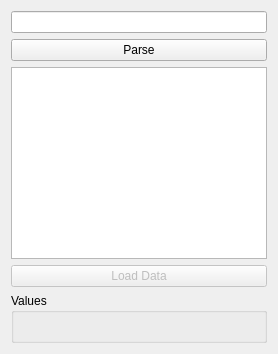
              <widget class="QWidget" name="tab_2">
               <attribute name="title">
                <string>Data</string>
               </attribute>
               <layout class="QVBoxLayout" name="verticalLayout_4">
                <item>
                 <widget class="QLineEdit" name="FormActionsPostEditSurface">
                  <property name="enabled">
                   <bool>true</bool>
                  </property>
                  <property name="readOnly">
                   <bool>true</bool>
                  </property>
                 </widget>
                </item>
                <item>
                 <widget class="QPushButton" name="FormActionsPostButSurfaceParse">
                  <property name="text">
                   <string>Parse</string>
                  </property>
                 </widget>
                </item>
                <item>
                 <widget class="QTreeWidget" name="FormActionsPostTreeSurface">
                  <attribute name="headerVisible">
                   <bool>false</bool>
                  </attribute>
                  <column>
                   <property name="text">
                    <string notr="true">1</string>
                   </property>
                  </column>
                 </widget>
                </item>
                <item>
                 <widget class="QPushButton" name="FormActionsPostButSurfaceLoadData">
                  <property name="enabled">
                   <bool>false</bool>
                  </property>
                  <property name="text">
                   <string>Load Data</string>
                  </property>
                 </widget>
                </item>
                <item>
                 <widget class="QGroupBox" name="groupBox_6">
                  <property name="minimumSize">
                   <size>
                    <width>0</width>
                    <height>50</height>
                   </size>
                  </property>
                  <property name="title">
                   <string>Values</string>
                  </property>
                  <widget class="QLabel" name="FormActionsPostLabelSurfaceMin">
                   <property name="geometry">
                    <rect>
                     <x>0</x>
                     <y>20</y>
                     <width>151</width>
                     <height>16</height>
                    </rect>
                   </property>
                   <property name="text">
                    <string/>
                   </property>
                  </widget>
                  <widget class="QLabel" name="FormActionsPostLabelSurfaceMax">
                   <property name="geometry">
                    <rect>
                     <x>160</x>
                     <y>20</y>
                     <width>151</width>
                     <height>16</height>
                    </rect>
                   </property>
                   <property name="text">
                    <string/>
                   </property>
                  </widget>
                 </widget>
                </item>
               </layout>
              </widget>
